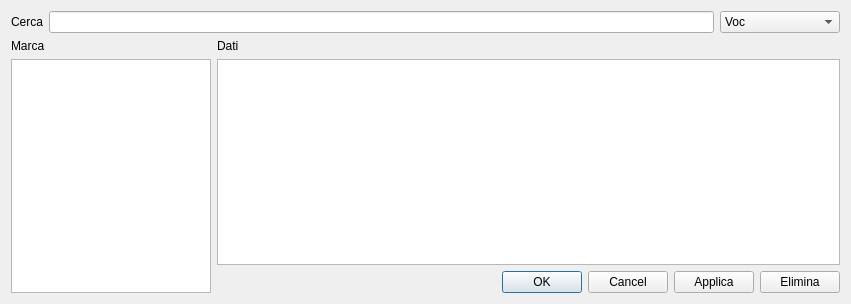
<?xml version="1.0" encoding="UTF-8"?>
<ui version="4.0">
 <class>DatiPannello</class>
 <widget class="QDialog" name="DatiPannello">
  <property name="geometry">
   <rect>
    <x>0</x>
    <y>0</y>
    <width>851</width>
    <height>304</height>
   </rect>
  </property>
  <property name="windowTitle">
   <string>Selezione pannello fv</string>
  </property>
  <layout class="QGridLayout" name="gridLayout">
   <item row="0" column="0" colspan="2">
    <layout class="QHBoxLayout" name="horizontalLayout">
     <item>
      <widget class="QLabel" name="label">
       <property name="text">
        <string>Cerca</string>
       </property>
      </widget>
     </item>
     <item>
      <widget class="QLineEdit" name="lineSearch"/>
     </item>
     <item>
      <widget class="QComboBox" name="comboFilter">
       <item>
        <property name="text">
         <string>Voc</string>
        </property>
       </item>
       <item>
        <property name="text">
         <string>Efficienza</string>
        </property>
       </item>
       <item>
        <property name="text">
         <string>Vmp</string>
        </property>
       </item>
       <item>
        <property name="text">
         <string>Pnom</string>
        </property>
       </item>
       <item>
        <property name="text">
         <string>Costruttore</string>
        </property>
       </item>
       <item>
        <property name="text">
         <string>Modello</string>
        </property>
       </item>
       <item>
        <property name="text">
         <string>Dimensioni(mm)</string>
        </property>
       </item>
       <item>
        <property name="text">
         <string>Isc</string>
        </property>
       </item>
      </widget>
     </item>
    </layout>
   </item>
   <item row="1" column="0">
    <widget class="QLabel" name="label_3">
     <property name="text">
      <string>Marca</string>
     </property>
    </widget>
   </item>
   <item row="1" column="1">
    <widget class="QLabel" name="label_2">
     <property name="text">
      <string>Dati</string>
     </property>
    </widget>
   </item>
   <item row="2" column="1">
    <layout class="QVBoxLayout" name="verticalLayout">
     <item>
      <widget class="QTableView" name="tViewDatiPannello">
       <property name="alternatingRowColors">
        <bool>true</bool>
       </property>
       <property name="sortingEnabled">
        <bool>true</bool>
       </property>
       <attribute name="horizontalHeaderShowSortIndicator" stdset="0">
        <bool>true</bool>
       </attribute>
       <attribute name="verticalHeaderShowSortIndicator" stdset="0">
        <bool>true</bool>
       </attribute>
       <attribute name="horizontalHeaderShowSortIndicator" stdset="0">
        <bool>true</bool>
       </attribute>
       <attribute name="verticalHeaderShowSortIndicator" stdset="0">
        <bool>true</bool>
       </attribute>
      </widget>
     </item>
     <item>
      <layout class="QHBoxLayout" name="horizontalLayout_2">
       <item>
        <widget class="QDialogButtonBox" name="buttonBox">
         <property name="orientation">
          <enum>Qt::Horizontal</enum>
         </property>
         <property name="standardButtons">
          <set>QDialogButtonBox::Cancel|QDialogButtonBox::Ok</set>
         </property>
        </widget>
       </item>
       <item>
        <widget class="QPushButton" name="pushApplica">
         <property name="text">
          <string>Applica</string>
         </property>
        </widget>
       </item>
       <item>
        <widget class="QPushButton" name="pushDelete">
         <property name="text">
          <string>Elimina</string>
         </property>
        </widget>
       </item>
      </layout>
     </item>
    </layout>
   </item>
   <item row="2" column="0">
    <widget class="QListView" name="listMarca">
     <property name="maximumSize">
      <size>
       <width>200</width>
       <height>16777215</height>
      </size>
     </property>
    </widget>
   </item>
  </layout>
 </widget>
 <resources/>
 <connections>
  <connection>
   <sender>buttonBox</sender>
   <signal>accepted()</signal>
   <receiver>DatiPannello</receiver>
   <slot>accept()</slot>
   <hints>
    <hint type="sourcelabel">
     <x>248</x>
     <y>254</y>
    </hint>
    <hint type="destinationlabel">
     <x>157</x>
     <y>274</y>
    </hint>
   </hints>
  </connection>
  <connection>
   <sender>buttonBox</sender>
   <signal>rejected()</signal>
   <receiver>DatiPannello</receiver>
   <slot>reject()</slot>
   <hints>
    <hint type="sourcelabel">
     <x>316</x>
     <y>260</y>
    </hint>
    <hint type="destinationlabel">
     <x>286</x>
     <y>274</y>
    </hint>
   </hints>
  </connection>
 </connections>
</ui>
